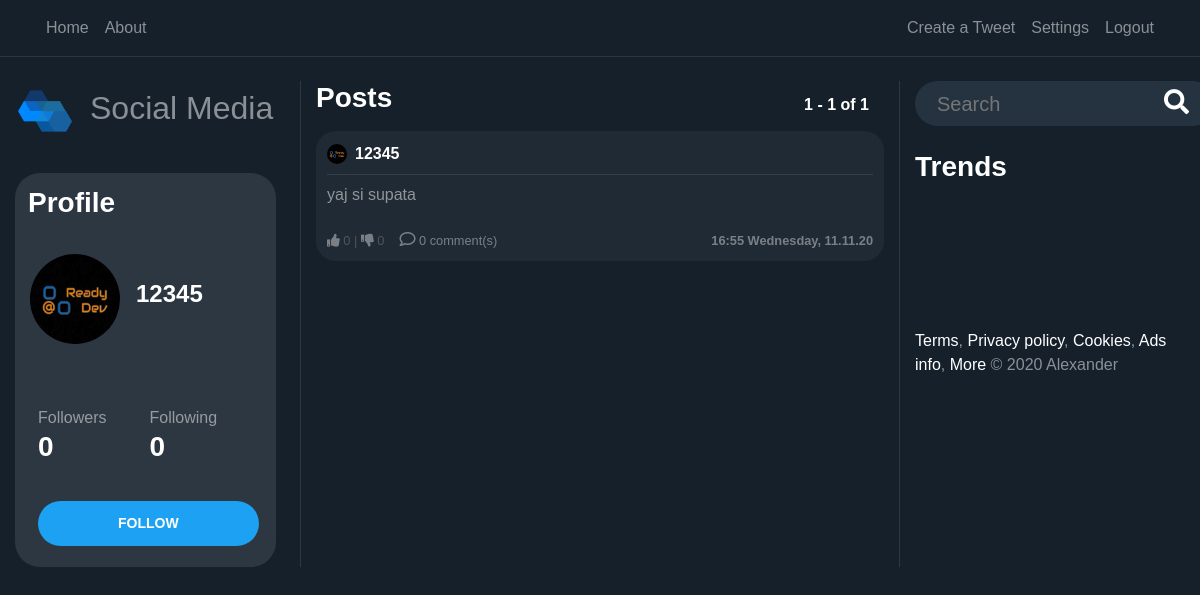
/user/12345 (signed in), run on the app's committed database.
### users/models.py (models this page shows, shortened)
class Profile(models.Model):
    user = models.OneToOneField(User, on_delete=models.CASCADE)
    image = models.ImageField(default='default.png', upload_to='profile_pics')
    @property
    def followers(self):
        return Follow.objects.filter(follow_user=self.user).count()
    @property
    def following(self):
        return Follow.objects.filter(user=self.user).count()

### blog/models.py (models this page shows, shortened)
class Post(models.Model):
    content = models.TextField(max_length=1000)
    date_posted = models.DateTimeField(default=timezone.now)
    author = models.ForeignKey(User, on_delete=models.CASCADE)
    likes= models.IntegerField(default=0)
    dislikes= models.IntegerField(default=0)
    @property
    def number_of_comments(self):
        return Comment.objects.filter(post_connected=self).count()

### blog/views.py (the view, shortened to what this page needs)
# urls.py: path('user/<str:username>', UserPostListView.as_view(), name='user-posts'),
class UserPostListView(LoginRequiredMixin, ListView):
    model = Post
    template_name = 'blog/user_posts.html'
    context_object_name = 'posts'
    paginate_by = PAGINATION_COUNT
    def visible_user(self):
        return get_object_or_404(User, username=self.kwargs.get('username'))
    def get_context_data(self, **kwargs):
        visible_user = self.visible_user()
        logged_user = self.request.user
        print(logged_user.username == '', file=sys.stderr)
        if logged_user.username == '' or logged_user is None:
            can_follow = False
        else:
            can_follow = (Follow.objects.filter(user=logged_user,
                                                follow_user=visible_user).count() == 0)
        data = super().get_context_data(**kwargs)
        data['user_profile'] = visible_user
        data['can_follow'] = can_follow
        return data
    def get_queryset(self):
        user = self.visible_user()
        return Post.objects.filter(author=user).order_by('-date_posted')

### blog/templates/blog/user_posts.html
{% extends "blog/home.html" %}

### blog/templates/blog/home.html (shortened to what this page needs)
{% extends "blog/base.html" %}
{% load static %}
{% block content %}
    <div class="row">
        <div class="col-12 col-md-3 pr-4 dont-move">
            <a href="/"> <h2><img class="img-fluid" width="60" style="margin-right: 15px;" src="{% static 'blog/logo1.png' %}">Social Media</h2></a><br>
            <div class="profile-section">
            <h3 class="white-important p-2">
                Profile
            </h3>
            <article class="media content-section" style="height: 140px; width: 100%">
                {%  if user_profile != None %}
                    <div class="mt-2 d-flex full-width align-items-center">
                        <img
                           class="rounded-circle mr-3 img-fluid"
                           style="width: 90px; height: 90px;"
                           src="{{ user_profile.profile.image.url }}">
                        <div>
                            <h4 style="text-align: left"
                                    class="white-important">
                                {{ user_profile.username }}
                            </h4>
                        </div>
                    </div>
                {%  endif %}
            </article>
            <article class="media content-section">
                <div class="row full-width pl-2">
                    <div class="col-6">
                            Followers
                    </div>
                    <div class="col-6">
                            Following
                    </div>
                    {%  if user_profile != None %}
                        <div class="col-6">
                            <h3 class="white-important follow-click">
                                <a href="{% url 'user-followers' user_profile.username %}">
                                    {{ user_profile.profile.followers }}
                                </a>
                            </h3>
                        </div>
                         <div class="col-6">
                            <a href="{% url 'user-follows' user_profile.username %}">
                                <h3 class="white-important follow-click">
                                    {{ user_profile.profile.following }}
                                </h3>
                            </a>
                        </div>
                    {%  endif %}
                </div>
            </article>
            <div class="d-flex">
                {%  if user_profile is not None and user_profile.id != user.id  and user.username != '' %}
                    <form method="POST">
                        <div class="form-group">
                            <button style="margin-left: 18px" class="btn btn-sm btn-outline-primary"
                                    name="{% if can_follow %}follow{% else %}unfollow{% endif %}"
                                    type="submit">
                                 {% if can_follow %}
                                     FOLLOW
                                 {% else %}
                                     UNFOLLOW
                                 {% endif %}
                            </button>
                        </div>
                    </form>
                {% endif %}
            </div>
            </div>
        </div>
        <div class="col-12 col-md-6 scrollable" >
            <div class="full-width row">
                <div class="col-6">
                    <h3 class="white-important mb-3">
                        Posts
                    </h3>
                </div>
                 <div class="col-6 no-padding">
                    <h6
                            style="position: absolute; bottom: 0; right: 0"
                            class="white-important mb-3">
                        {{ page_obj.start_index }} - {{ page_obj.end_index }} of
                        {{ paginator.count }}
                    </h6>
                </div>
            </div>
            {% for post in posts %}
                <article class="media content-section hovered-tweet">
                <div style="width: 100%; word-break: break-all;">
                    <div class="pb-2 row m-0" style="width: 100%; margin-right: 0 !important;">
                       <div
                               style="padding-left: 0px !important;"
                               class="col-8 no-padding d-flex align-items-center">
                           <img
                               class="rounded-circle mr-2"
                               style="width: 20px; height: 20px;"
                               src="{{ post.author.profile.image.url }}">
                           <a class="mr-2 white-important" href="{% url 'user-posts' post.author %}">
                               {{ post.author }}
                           </a>
                       </div>
                       <div class="col-4 d-flex flex-row-reverse no-padding align-items-center"
                            style="padding-right: 0 !important;">
                       </div>
                   </div>
                    <div
                            class="mb-2"
                            style="width: 100%; height: 1px; background-color: rgba(255, 255, 255, 0.1)"></div>
                    <a
                            style="color: rgba(255, 255, 255, 0.5) !important;"
                            href="{% url 'post-detail' post.id %}">
                        <p class="mb-4">
                            {{ post.content }}
                        </p>
                    </a>
                        <div class="row">
                            <div class="col-6" style="display: flex;">
                                <small style="opacity: 0.4;">
                                    <a href="#" onClick="document.getElementById('likebutton').submit()"><i class="fas fa-thumbs-up"></i></a> {{post.likes}}   |   <a href="#" onClick="document.getElementById('dislikebutton').submit()"><i class="fas fa-thumbs-down"></i></a> {{post.dislikes}}
                                </small>
                                <small style="opacity: 0.4; margin-left:15px;">
                                    <a href="/post/{{post.id}}/">
                                        <i style=" font-size: 16px;" class="far fa-comment"></i> {{ post.number_of_comments }} comment(s)
                                    </a>
                                </small>
                            </div>
                            <div class="col-6">
                                <small
                                        style="opacity: 0.4;"
                                    class="white-important d-flex full-width flex-row-reverse">
                                    {{ post.date_posted | date:"H:i l, d.m.y" }}
                                </small>
                            </div>
                        </div>
                </div>
                </article>
            {% endfor %}
        </div>
        <div class="col-12 col-md-3 dont-move">
            <form action="{% url 'search' %}" method="post">{% csrf_token %}
                <div class="search-container">
                    <div class="search">
                    <input required name="search" type="text" id="zip-code-input" placeholder="Search">
                    <button type="submit" style="border:0; background: transparent;"><i class="fa fa-search"></i> </button> </a>
                </form>
              </div>
            </div>
            <h3 class="white-important mb-3 mt-4"> Trends </h3>
                <div class="container1" style="margin-top: 145px;">
                <p><a href="">Terms</a>,
<a href="">Privacy policy</a>,
<a href="">Cookies</a>,
<a href="">Ads info</a>,
<a href="">More</a>
© 2020 Alexander</p>
</div>
        </div>
    </div>
{% endblock content %}

### blog/static/blog/main.css (style rules this page uses)
:root { --muted-color: rgba(255, 255, 255, 0.5); }
body { background: #15202b; color: var(--muted-color); margin-top: 5rem; }
h1, h2, h3, h4, h5, h6 { color: var(--muted-color); }
.content-section { padding: 10px 10px; margin-bottom: 20px; }
.no-padding { padding: 0 !important; }
a { color: white; text-underline: none; text-decoration: none !important; }
article { border-radius: 4px; }
.white-important { color: white; font-weight: bold; }
.full-width { width: 100% }
.btn-outline-primary { border-color: white; color: white !important; padding: 12px 80px 12px 80px; font-weight: bold; background-color: #1da1f2; border:0; border-radius: 25px; }
.hovered-tweet { background-color: #90909017; border-radius: 20px; }
.hovered-tweet { border: 1px solid transparent; }
.profile-section { background-color: #2d3741; padding: 5px; border-radius: 25px; }
.scrollable { overflow-y: auto; border-left: 1px solid #2d3741; border-right: 1px solid #2d3741; }

### blog/static/blog/style.css (style rules this page uses)
body { font-family: Arial, Helvetica, sans-serif; height: 100vh; margin: 0; padding: 0; }
.search-container { width: 300px; height: 45px; background-color: #253341; border-radius: 30px; display: flex; }
.search-container input { width: 100%; font-size: 20px; background-color: transparent; border: 0; color: white; }
.search-container .search { flex-grow: 1; display: flex; align-items: center; padding-left: 20px; padding-right: 20px; }
.search i { font-size: 25px; color: white; }
.search i { cursor: pointer; }

### data on the page
Post: author.profile.image (picture), author "12345", content "yaj si supata", likes "0", dislikes "0", number_of_comments "0", date_posted "16:55 Wednesday, 11.11.20"

### other printed values
{{ user_profile.username }} "12345"
{{ user_profile.profile.followers }} "0"
{{ user_profile.profile.following }} "0"
{{ page_obj.start_index }} "1"
{{ page_obj.end_index }} "1"
{{ paginator.count }} "1"
